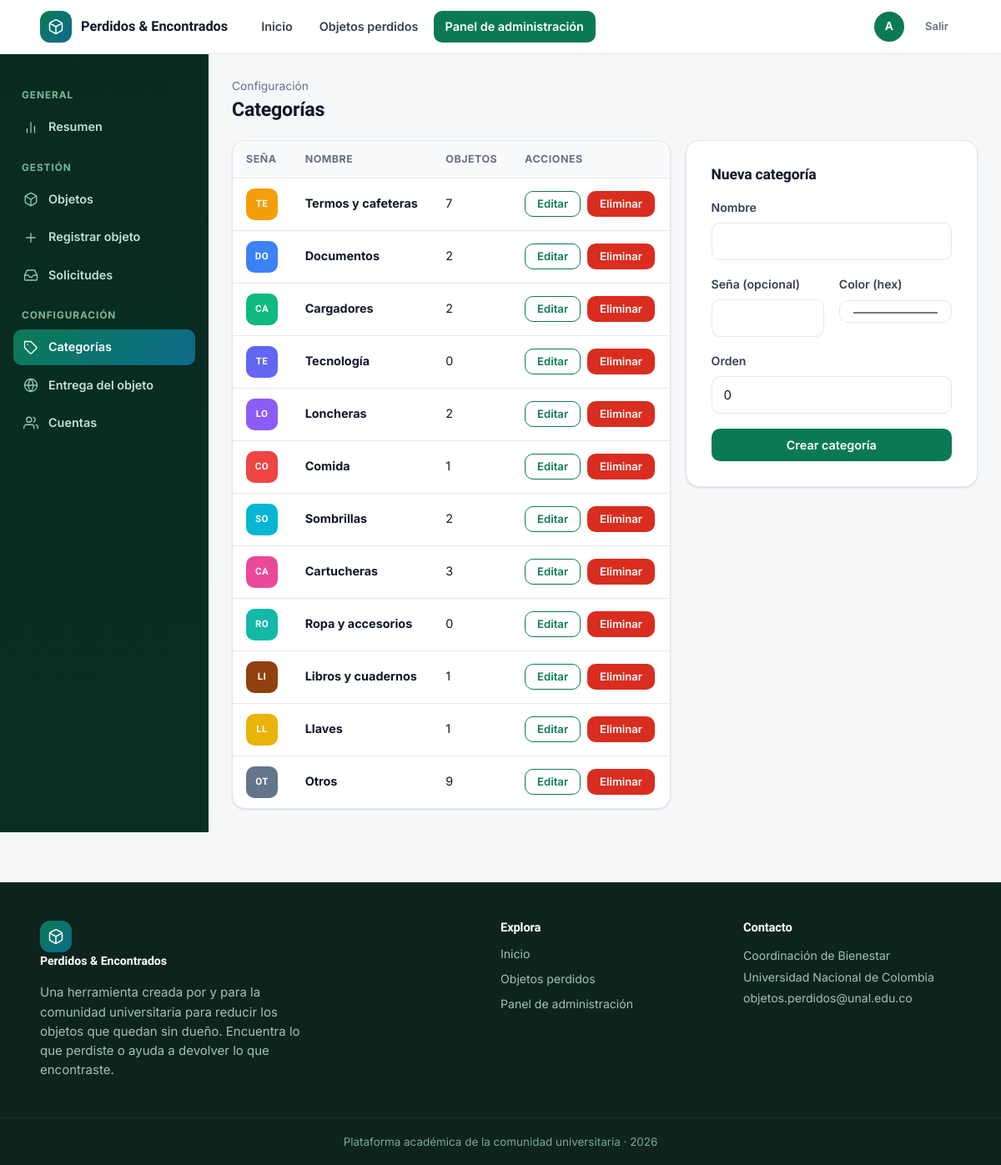
Screenshot of /panel/categorias/ (signed in) with the database file from the repository.
### registro_objetos/models.py (models this page shows, shortened)
class Categoria(models.Model):
    nombre = models.CharField('Nombre', max_length=100, unique=True)
    icono = models.CharField(
        'Seña (opcional)', max_length=10, blank=True, default='',
        help_text='Abreviatura corta. Las fichas muestran las iniciales del nombre.',
    )
    color = models.CharField('Color (hex)', max_length=7, default='#0b7a54')
    orden = models.PositiveIntegerField('Orden', default=0)
    class Meta:
        verbose_name = 'Categoría'
        verbose_name_plural = 'Categorías'
        ordering = ['orden', 'nombre']

### registro_objetos/views.py (the view)
# urls.py: path('panel/categorias/', views.panel_categorias, name='panel_categorias'),
@staff_member_required
def panel_categorias(request):
    form = CategoriaForm(request.POST or None)
    if request.method == 'POST' and form.is_valid():
        form.save()
        messages.success(request, 'Categoría creada.')
        return redirect('panel_categorias')
    return render(request, 'panel/categorias.html', {
        'form': form,
        'categorias': Categoria.objects.annotate(total_objetos=Count('objetos')),
    })

### registro_objetos/forms.py
class CategoriaForm(forms.ModelForm):
    class Meta:
        model = Categoria
        fields = ['nombre', 'icono', 'color', 'orden']
        widgets = {'color': forms.TextInput(attrs={'type': 'color'})}

### registro_objetos/context_processors.py (called while the page is built, shortened)
def globales(request):
    datos = {
        'GOOGLE_OAUTH_CONFIGURADO': bool(
            settings.GOOGLE_OAUTH_CLIENT_ID and settings.GOOGLE_OAUTH_CLIENT_SECRET
        ),
        'DOMINIOS_PERMITIDOS': settings.ALLOWED_EMAIL_DOMAINS,
    }
    if request.user.is_authenticated and request.user.is_staff:
        from .models import SolicitudReclamacion
        datos['solicitudes_pendientes'] = (
            SolicitudReclamacion.objects
            .filter(estado__in=[
                SolicitudReclamacion.Estados.PENDIENTE,
                SolicitudReclamacion.Estados.APELADA,
            ])
            .count()
        )
    return datos

### registro_objetos/templates/panel/categorias.html (shortened to what this page needs)
{% extends 'panel/base.html' %}
{% block panel_content %}
<div class="panel-titulo">
  <div>
    <div class="crumb">Configuración</div>
    <h1>Categorías</h1>
  </div>
</div>
<div class="grid-charts-2" style="grid-template-columns:1.2fr .8fr;margin-top:0">
  <div class="card" style="overflow:auto">
    <table class="tabla">
      <thead><tr><th>Seña</th><th>Nombre</th><th>Objetos</th><th>Acciones</th></tr></thead>
      <tbody>
        {% for cat in categorias %}
        <tr>
          <td><span class="chip-icono" style="background:{{ cat.color|default:'#0b7a54' }};color:#fff">{{ cat.nombre|slice:":2"|default:'—'|upper }}</span></td>
          <td><b>{{ cat.nombre }}</b></td>
          <td>{{ cat.total_objetos }}</td>
          <td>
            <div class="acciones">
              <a href="{% url 'panel_categoria_editar' cat.pk %}" class="btn btn-sm btn-outline">Editar</a>
              <form method="post" action="{% url 'panel_categoria_eliminar' cat.pk %}" data-confirm="¿Eliminar esta categoría?">
                <button type="submit" class="btn btn-sm btn-danger">Eliminar</button>
              </form>
            </div>
          </td>
        </tr>
        {% empty %}
        <tr><td colspan="4"><div class="vacio"><p>Aún no hay categorías.</p></div></td></tr>
        {% endfor %}
      </tbody>
    </table>
  </div>
  <div>
    <form method="post" class="form-card">
      <h3 style="margin-top:0">Nueva categoría</h3>
      <div class="form-campo"><label>{{ form.nombre.label }}</label>{{ form.nombre }}</div>
      <div class="form-grid-2">
        <div class="form-campo"><label>{{ form.icono.label }}</label>{{ form.icono }}</div>
        <div class="form-campo"><label>{{ form.color.label }}</label>{{ form.color }}</div>
      </div>
      <div class="form-campo"><label>{{ form.orden.label }}</label>{{ form.orden }}</div>
      <button type="submit" class="btn btn-primary btn-block">Crear categoría</button>
    </form>
  </div>
</div>
{% endblock %}

### registro_objetos/templates/objetos/base.html (shortened to what this page needs)
{% load static %}
<!doctype html>
<html lang="es">
<head>
  <link rel="stylesheet" href="{% static 'css/estilos.css' %}">
</head>
<body class="{% block body_class %}{% endblock %}">
  <header class="navbar">
    <div class="container">
      <a href="{% url 'inicio' %}" class="brand">
        <span class="brand-mark">
        </span>
        <span>Perdidos &amp; Encontrados</span>
      </a>
      <nav class="nav-links">
        <a href="{% url 'inicio' %}" class="{% if request.resolver_match.url_name == 'inicio' %}active{% endif %}">Inicio</a>
        {% if user.is_authenticated %}
          <a href="{% url 'lista_objetos' %}" class="{% if request.resolver_match.url_name == 'lista_objetos' %}active{% endif %}">Objetos perdidos</a>
          {% if user.is_staff %}
            <a href="{% url 'panel_inicio' %}" class="{% if 'panel' in request.resolver_match.url_name %}active{% endif %}">Panel de administración</a>
          {% endif %}
        {% endif %}
      </nav>
      <div class="nav-actions">
        {% if user.is_authenticated %}
          {% if not user.is_staff %}
            <span class="avatar" title="{{ user.get_full_name|default:user.username }}">{{ user.username|slice:":1"|upper }}</span>
          {% else %}
            <a href="{% url 'panel_inicio' %}" class="avatar" title="Panel de administración" style="text-decoration:none">{{ user.username|slice:":1"|upper }}</a>
          {% endif %}
          <form action="{% url 'logout' %}" method="post" style="margin:0">
            <button type="submit" class="btn btn-ghost btn-sm">Salir</button>
          </form>
        {% else %}
          <a href="{% url 'login' %}" class="btn btn-sm btn-primary">Iniciar sesión</a>
        {% endif %}
      </div>
    </div>
  </header>
  {% block content %}{% endblock %}
  <footer class="footer">
    <div class="container">
      <div>
        <a href="{% url 'inicio' %}" class="brand">
          <span class="brand-mark">
          </span>
          Perdidos &amp; Encontrados
        </a>
        <p style="max-width:340px">
          Una herramienta creada por y para la comunidad universitaria para
          reducir los objetos que quedan sin dueño. Encuentra lo que perdiste
          o ayuda a devolver lo que encontraste.
        </p>
      </div>
      <div>
        <h4>Explora</h4>
        <a href="{% url 'inicio' %}">Inicio</a>
        {% if user.is_authenticated %}
          <a href="{% url 'lista_objetos' %}">Objetos perdidos</a>
          {% if user.is_staff %}<a href="{% url 'panel_inicio' %}">Panel de administración</a>{% endif %}
        {% else %}
          <a href="{% url 'login' %}">Iniciar sesión</a>
        {% endif %}
      </div>
      <div>
        <h4>Contacto</h4>
        <span style="color:#9dc4b2;font-size:.88rem;line-height:1.8">Coordinación de Bienestar<br>Universidad Nacional de Colombia<br>objetos.perdidos@unal.edu.co</span>
      </div>
    </div>
    <div class="bottom">Plataforma académica de la comunidad universitaria · {% now "Y" %}</div>
  </footer>
</body>
</html>

### rows the page displays
Categoria: nombre "TE", nombre "Termos y cafeteras", total_objetos "7"
Categoria: nombre "DO", nombre "Documentos", total_objetos "2"
Categoria: nombre "CA", nombre "Cargadores", total_objetos "2"
Categoria: nombre "TE", nombre "Tecnología", total_objetos "0"
Categoria: nombre "LO", nombre "Loncheras", total_objetos "2"
Categoria: nombre "CO", nombre "Comida", total_objetos "1"
Categoria: nombre "SO", nombre "Sombrillas", total_objetos "2"
Categoria: nombre "CA", nombre "Cartucheras", total_objetos "3"
Categoria: nombre "RO", nombre "Ropa y accesorios", total_objetos "0"
Categoria: nombre "LI", nombre "Libros y cuadernos", total_objetos "1"
Categoria: nombre "LL", nombre "Llaves", total_objetos "1"
Categoria: nombre "OT", nombre "Otros", total_objetos "9"

### other values shown
{{ user.username|slice:":1"|upper }} "A"
